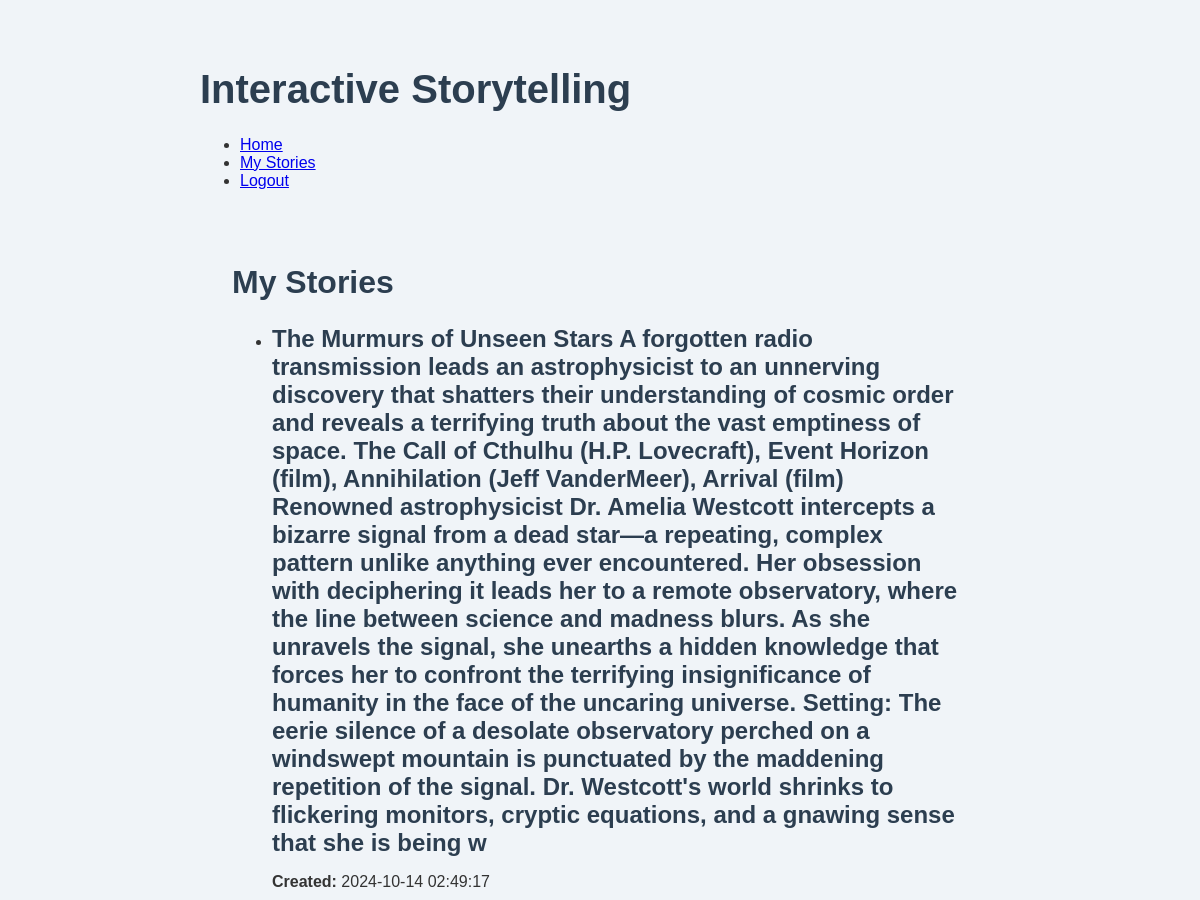
/my_stories (signed in, upper part), run on an earlier commit of the app's database.
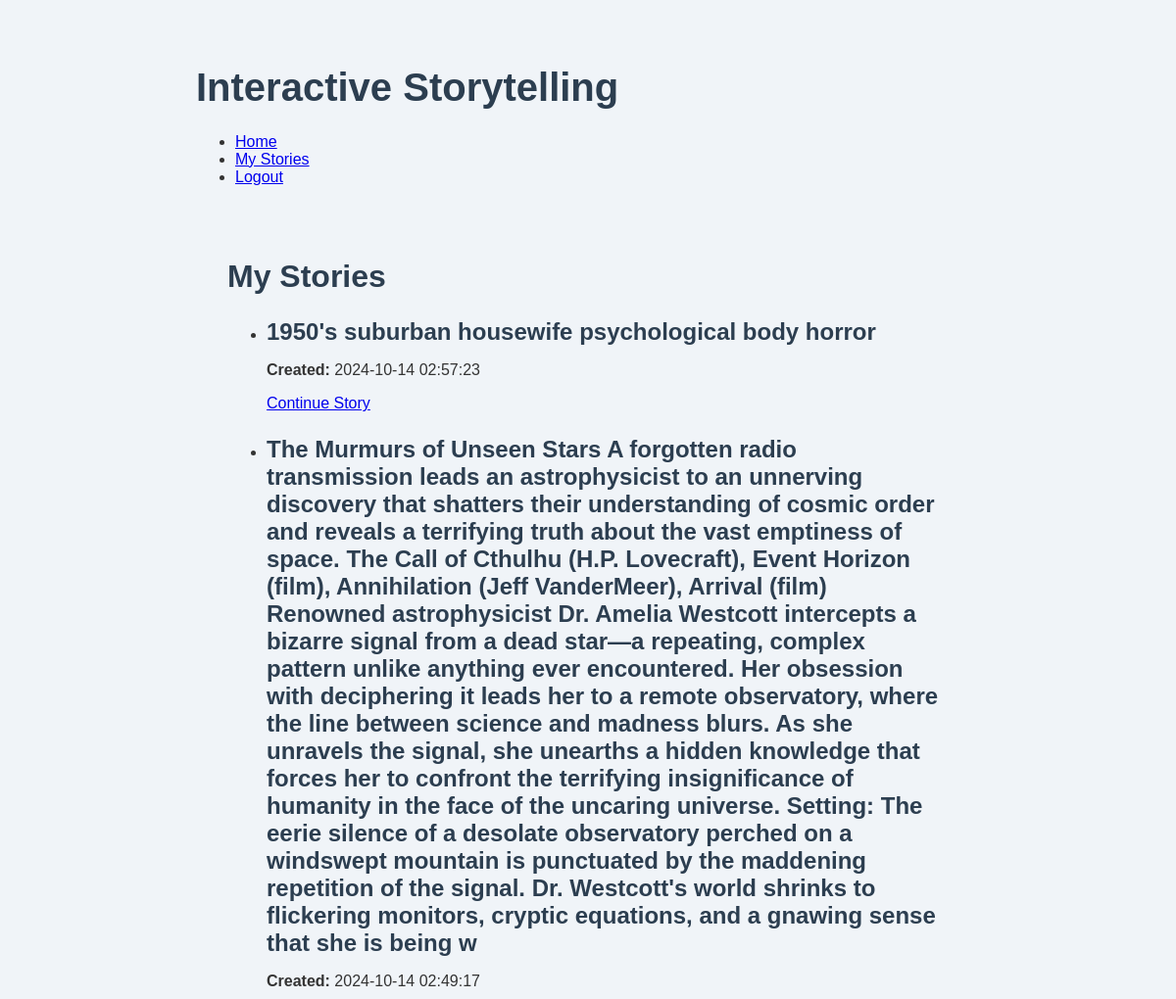
And on a later commit of the database.
### models.py (models this page shows)
class Story(db.Model):
    id = db.Column(db.Integer, primary_key=True)
    user_id = db.Column(db.Integer, db.ForeignKey('user.id'), nullable=False)
    topic = db.Column(db.String(200), nullable=False)
    book_spec = db.Column(db.Text, nullable=True)
    outline = db.Column(db.Text, nullable=True)
    created_at = db.Column(db.DateTime, default=datetime.utcnow)
    user = db.relationship('User', backref=db.backref('stories', lazy=True))

### routes.py (the view)
@main_bp.route('/my_stories')
def my_stories():
    if 'user_id' not in session:
        flash('You must be logged in to view your stories.')
        return redirect(url_for('main.login'))
    user = User.query.get(session['user_id'])
    stories = Story.query.filter_by(user_id=user.id).order_by(Story.created_at.desc()).all()
    return render_template('my_stories.html', stories=stories)

### templates/my_stories.html (shortened to what this page needs)
{% extends "base.html" %}
{% block content %}
<div class="container">
    <h2>My Stories</h2>
    {% if stories %}
        <ul class="list-group">
        {% for story in stories %}
            <li class="list-group-item">
                <h3>{{ story.topic }}</h3>
                <p><strong>Created:</strong> {{ story.created_at.strftime('%Y-%m-%d %H:%M:%S') }}</p>
                <a href="{{ url_for('main.continue_story', story_id=story.id) }}" class="btn btn-primary">Continue Story</a>
            </li>
        {% endfor %}
        </ul>
    {% else %}
        <p>You haven't created any stories yet.</p>
    {% endif %}
</div>
{% endblock %}

### templates/base.html (shortened to what this page needs)
<!DOCTYPE html>
<html lang="en">
<head>
    <link rel="stylesheet" href="{{ url_for('static', filename='css/styles.css') }}">
</head>
<body>
    <div class="container">
        <header>
            <h1>Interactive Storytelling</h1>
            <nav>
                <ul>
                    <li><a href="{{ url_for('main.index') }}">Home</a></li>
                    {% if 'user_id' in session %}
                        <li><a href="{{ url_for('main.my_stories') }}">My Stories</a></li>
                        <li><a href="{{ url_for('main.logout') }}">Logout</a></li>
                    {% else %}
                        <li><a href="{{ url_for('main.login') }}">Login</a></li>
                        <li><a href="{{ url_for('main.register') }}">Register</a></li>
                    {% endif %}
                </ul>
            </nav>
        </header>
        <main>
            {% block content %}{% endblock %}
        </main>
    </div>
</body>
</html>

### static/css/styles.css (style rules this page uses)
body { font-family: 'Arial', sans-serif; background-color: #f0f4f8; color: #333; }
.container { max-width: 800px; margin: 0 auto; padding: 2rem; }
h1, h2, h3 { color: #2c3e50; }
h1 { font-size: 2.5rem; margin-bottom: 1.5rem; }
h2 { font-size: 2rem; margin-bottom: 1rem; }
h3 { font-size: 1.5rem; margin-bottom: 0.5rem; }

What changed in the data, as far as the page shows it:
added Story: topic "1950's suburban housewife psychological body horror", created_at "2024-10-14 02:57:23"
